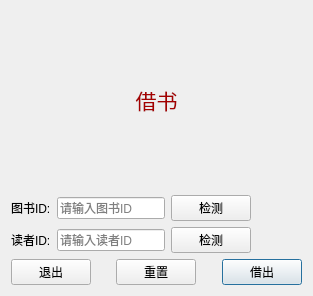
<?xml version="1.0" encoding="UTF-8"?>
<ui version="4.0">
 <class>LendBookDialog</class>
 <widget class="QDialog" name="LendBookDialog">
  <property name="geometry">
   <rect>
    <x>0</x>
    <y>0</y>
    <width>313</width>
    <height>296</height>
   </rect>
  </property>
  <property name="windowTitle">
   <string>Dialog</string>
  </property>
  <layout class="QGridLayout" name="gridLayout_2">
   <item row="0" column="0">
    <layout class="QGridLayout" name="gridLayout">
     <item row="0" column="0">
      <widget class="QLabel" name="label">
       <property name="text">
        <string>&lt;html&gt;&lt;head/&gt;&lt;body&gt;&lt;p align=&quot;center&quot;&gt;&lt;span style=&quot; font-size:16pt; color:#a40000;&quot;&gt;借书&lt;/span&gt;&lt;/p&gt;&lt;/body&gt;&lt;/html&gt;</string>
       </property>
      </widget>
     </item>
     <item row="1" column="0">
      <layout class="QHBoxLayout" name="horizontalLayout">
       <item>
        <widget class="QLabel" name="label_2">
         <property name="text">
          <string>图书ID:</string>
         </property>
        </widget>
       </item>
       <item>
        <widget class="QLineEdit" name="bookId">
         <property name="placeholderText">
          <string>请输入图书ID</string>
         </property>
        </widget>
       </item>
       <item>
        <widget class="QPushButton" name="sureBookId">
         <property name="text">
          <string>检测</string>
         </property>
         <property name="autoDefault">
          <bool>false</bool>
         </property>
        </widget>
       </item>
       <item>
        <spacer name="horizontalSpacer">
         <property name="orientation">
          <enum>Qt::Horizontal</enum>
         </property>
         <property name="sizeHint" stdset="0">
          <size>
           <width>40</width>
           <height>20</height>
          </size>
         </property>
        </spacer>
       </item>
      </layout>
     </item>
     <item row="2" column="0">
      <layout class="QHBoxLayout" name="horizontalLayout_2">
       <item>
        <widget class="QLabel" name="label_3">
         <property name="text">
          <string>读者ID:</string>
         </property>
        </widget>
       </item>
       <item>
        <widget class="QLineEdit" name="readId">
         <property name="placeholderText">
          <string>请输入读者ID</string>
         </property>
        </widget>
       </item>
       <item>
        <widget class="QPushButton" name="sureReaderId">
         <property name="text">
          <string>检测</string>
         </property>
         <property name="autoDefault">
          <bool>false</bool>
         </property>
        </widget>
       </item>
       <item>
        <spacer name="horizontalSpacer_2">
         <property name="orientation">
          <enum>Qt::Horizontal</enum>
         </property>
         <property name="sizeHint" stdset="0">
          <size>
           <width>40</width>
           <height>20</height>
          </size>
         </property>
        </spacer>
       </item>
      </layout>
     </item>
     <item row="3" column="0">
      <layout class="QHBoxLayout" name="horizontalLayout_3">
       <item>
        <widget class="QPushButton" name="exit">
         <property name="text">
          <string>退出</string>
         </property>
         <property name="autoDefault">
          <bool>false</bool>
         </property>
        </widget>
       </item>
       <item>
        <spacer name="horizontalSpacer_3">
         <property name="orientation">
          <enum>Qt::Horizontal</enum>
         </property>
         <property name="sizeHint" stdset="0">
          <size>
           <width>40</width>
           <height>20</height>
          </size>
         </property>
        </spacer>
       </item>
       <item>
        <widget class="QPushButton" name="reset">
         <property name="text">
          <string>重置</string>
         </property>
         <property name="autoDefault">
          <bool>false</bool>
         </property>
        </widget>
       </item>
       <item>
        <spacer name="horizontalSpacer_4">
         <property name="orientation">
          <enum>Qt::Horizontal</enum>
         </property>
         <property name="sizeHint" stdset="0">
          <size>
           <width>40</width>
           <height>20</height>
          </size>
         </property>
        </spacer>
       </item>
       <item>
        <widget class="QPushButton" name="lend">
         <property name="text">
          <string>借出</string>
         </property>
         <property name="default">
          <bool>true</bool>
         </property>
        </widget>
       </item>
      </layout>
     </item>
    </layout>
   </item>
  </layout>
 </widget>
 <tabstops>
  <tabstop>bookId</tabstop>
  <tabstop>sureBookId</tabstop>
  <tabstop>readId</tabstop>
  <tabstop>sureReaderId</tabstop>
  <tabstop>lend</tabstop>
  <tabstop>reset</tabstop>
  <tabstop>exit</tabstop>
 </tabstops>
 <resources/>
 <connections/>
</ui>
